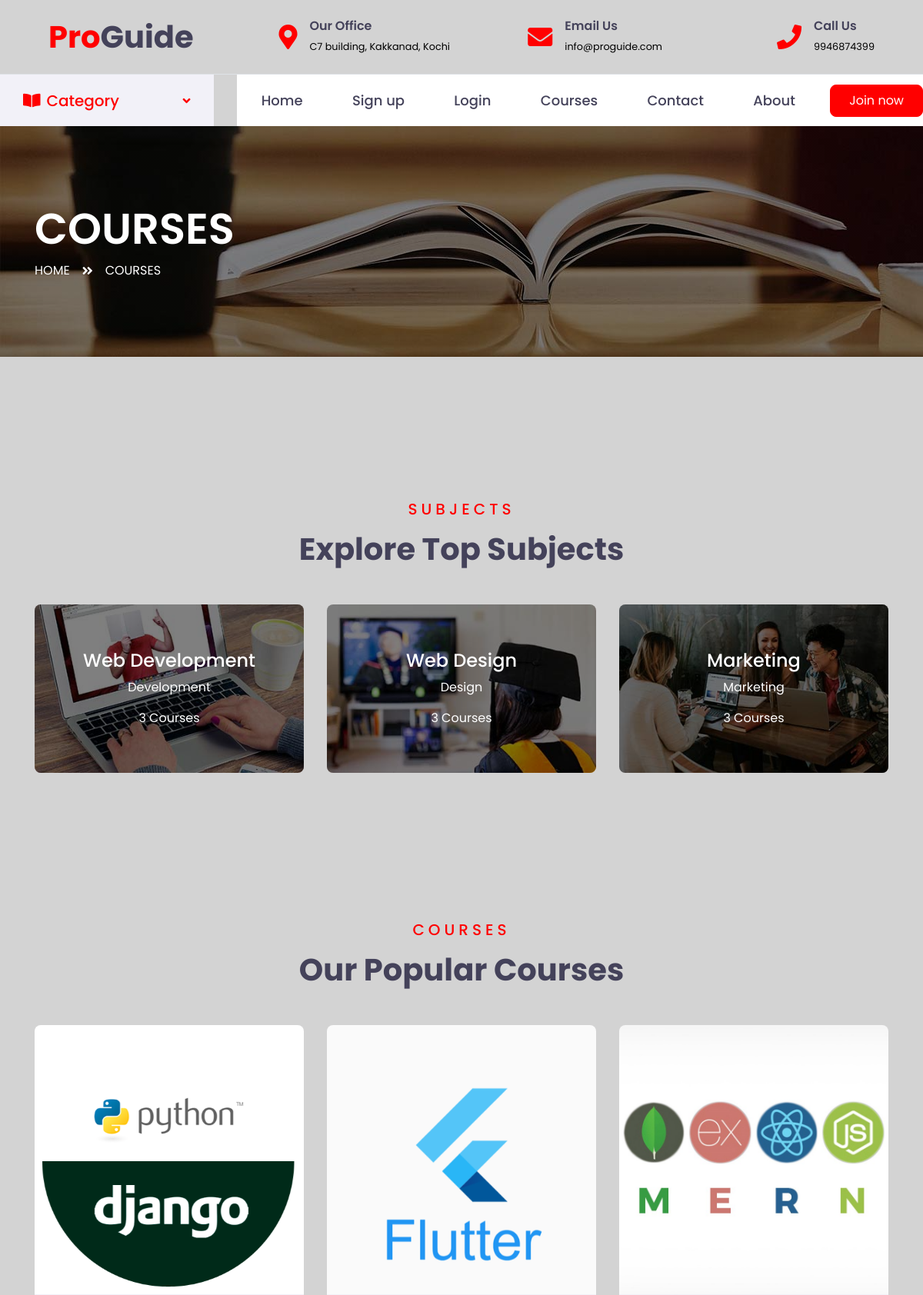
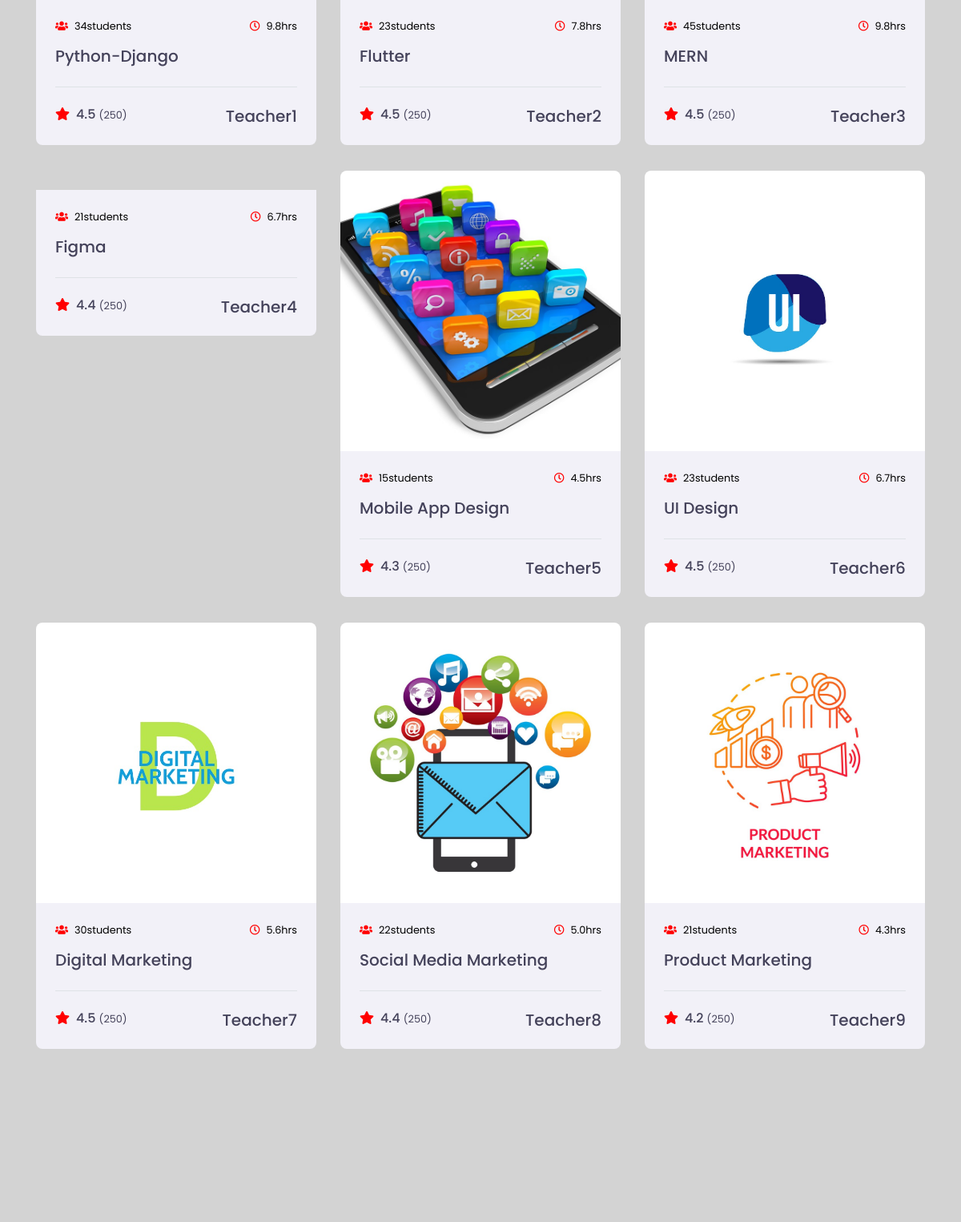
Screenshot of /allcourses (upper part) with the database file from the repository (2 pictures, top to bottom).
### courses/models.py (models this page shows, shortened)
class category(models.Model):
    course_category=models.CharField(max_length=200)
    c_description=models.TextField()
    image=models.ImageField(upload_to='courses/category',null=True,blank=True)

class course(models.Model):
    course_name=models.CharField(max_length=200)
    category=models.ForeignKey(category,on_delete=models.CASCADE)
    description=models.TextField()
    tutor=models.CharField(max_length=200)
    image=models.ImageField(upload_to='courses/course',null=True,blank=True)
    video_file=models.FileField( upload_to='courses/course')
    duration=models.DecimalField(max_digits=2, decimal_places=1)
    students=models.IntegerField()
    rating=models.DecimalField(max_digits=2, decimal_places=1)

### courses/views.py (the view)
# urls.py: path('allcourses',views.allcourses,name="allcourses"),
def allcourses(request):
    q=category.objects.all()
    sub_courses=course.objects.all()
    return render(request,'course.html',{
        'q':q,
        'sub':sub_courses
        })

### template/course.html (shortened to what this page needs)
<!DOCTYPE html>
<html lang="en">
{% extends 'base.html' %}
{% load static %}
{% block content %}
<body>
    <div class="container-fluid page-header" style="margin-bottom: 90px;">
        <div class="container">
            <div class="d-flex flex-column justify-content-center" style="min-height: 300px">
                <h3 class="display-4 text-white text-uppercase">Courses</h3>
                <div class="d-inline-flex text-white">
                    <p class="m-0 text-uppercase"><a class="text-white" href="">Home</a></p>
                    <i class="fa fa-angle-double-right pt-1 px-3"></i>
                    <p class="m-0 text-uppercase">Courses</p>
                </div>
            </div>
        </div>
    </div>
    <div class="container-fluid py-5">
        <div class="container pt-5 pb-3">
            <div class="text-center mb-5">
                <h5 class="text-primary text-uppercase mb-3" style="letter-spacing: 5px;">Subjects</h5>
                <h1>Explore Top Subjects</h1>
            </div>
            <div class="row">
                {% for i in q %}
               <div class="col-lg-4 col-md-6 mb-4">
                  <div class="cat-item position-relative overflow-hidden rounded mb-2">
                    <img class="img-fluid" src="/media/{{ i.image }}" alt="...">
                        <a class="cat-overlay text-white text-decoration-none" href="">
                        <h4 class="text-white font-weight-medium">{{ i.course_category }}</h4>
                        <p class="card-text">{{ i.c_description }}</p>
                        <span>3 Courses</span>
                     </a>
                  </div>
               </div>
               {% endfor %}
            </div>
        </div>
    </div>
    <div class="container-fluid py-5">
        <div class="container py-5">
            <div class="text-center mb-5">
                <h5 class="text-primary text-uppercase mb-3" style="letter-spacing: 5px;">Courses</h5>
                <h1>Our Popular Courses</h1>
            </div>
            <div class="row">
                {% for i in sub %}
                <div class="col-lg-4 col-md-6 mb-4">
                    <div class="rounded overflow-hidden mb-2">
                        <img class="img-fluid" src="/media/{{i.image}}" alt="">
                        <div class="bg-secondary p-4">
                            <div class="d-flex justify-content-between mb-3">
                                <small class="m-0"><i class="fa fa-users text-primary mr-2"></i>{{i.students}}students</small>
                                <small class="m-0"><i class="far fa-clock text-primary mr-2"></i>{{i.duration}}hrs</small>
                            </div>
                            <a class="h5" href="">{{ i.course_name }}</a>
                            <div class="border-top mt-4 pt-4">
                                <div class="d-flex justify-content-between">
                                    <h6 class="m-0"><i class="fa fa-star text-primary mr-2"></i>{{i.rating}} <small>(250)</small></h6>
                                    <h5 class="m-0">{{i.tutor}}</h5>
                                </div>
                            </div>
                        </div>
                    </div>
                </div>
                {% endfor %}
            </div>
        </div>
    </div>
</body>
{% endblock %}

### rows the page displays
category: image (picture), course_category "Web Development", c_description "Development"
category: image (picture), course_category "Web Design", c_description "Design"
category: image (picture), course_category "Marketing", c_description "Marketing"
course: image (picture), students "34", duration "9.8", course_name "Python-Django", rating "4.5", tutor "Teacher1"
course: image (picture), students "23", duration "7.8", course_name "Flutter", rating "4.5", tutor "Teacher2"
course: image (picture), students "45", duration "9.8", course_name "MERN", rating "4.5", tutor "Teacher3"
course: students "21", duration "6.7", course_name "Figma", rating "4.4", tutor "Teacher4"
course: image (picture), students "15", duration "4.5", course_name "Mobile App Design", rating "4.3", tutor "Teacher5"
course: image (picture), students "23", duration "6.7", course_name "UI Design", rating "4.5", tutor "Teacher6"
course: image (picture), students "30", duration "5.6", course_name "Digital Marketing", rating "4.5", tutor "Teacher7"
course: image (picture), students "22", duration "5.0", course_name "Social Media Marketing", rating "4.4", tutor "Teacher8"
course: image (picture), students "21", duration "4.3", course_name "Product Marketing", rating "4.2", tutor "Teacher9"
